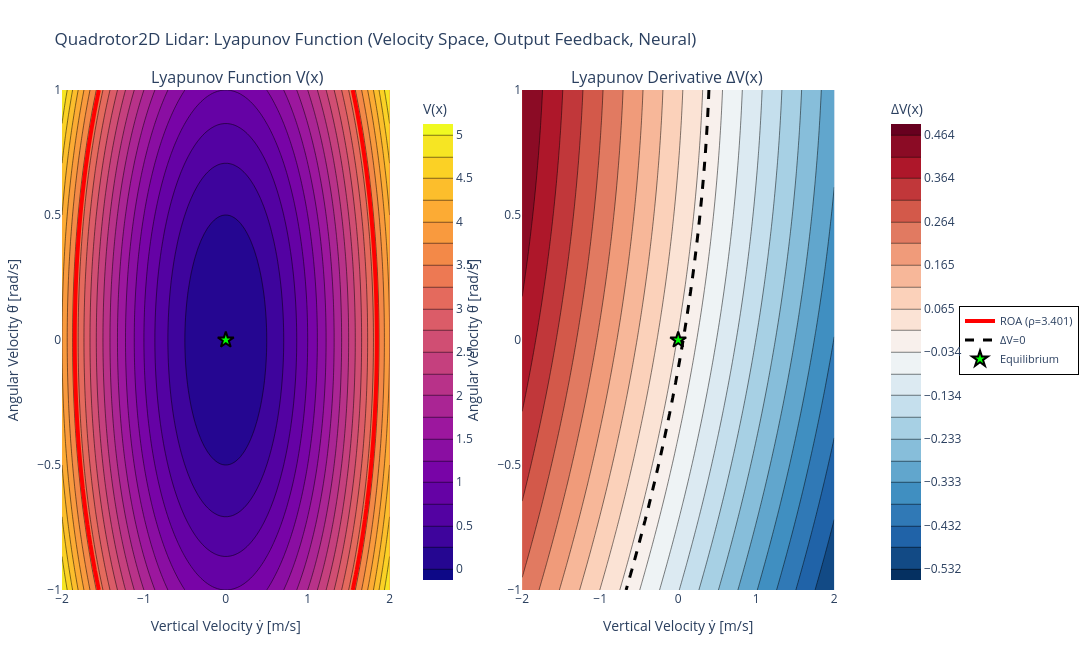

Notebook code for this chart:
### Code cell
# plotting 2D Lyapunov function, velocities
state_limits_vel = ((-2, 2), (-1.0, 1.0))
state_indices_vel = (2, 3)

plot_lyapunov_2d(
    lyapunov_nn,
    nn_controller,
    discrete_system,
    state_limits_vel,
    state_indices=state_indices_vel,
    state_names=("Vertical Velocity ẏ [m/s]", "Angular Velocity θ̇ [rad/s]"),
    rho=rho,
    grid_resolution=100,
    observer_nn=nn_observer,
    title="Quadrotor2D Lidar: Lyapunov Function (Velocity Space, Output Feedback, Neural)",
    show=False,
    colorscale="Plasma",
)
